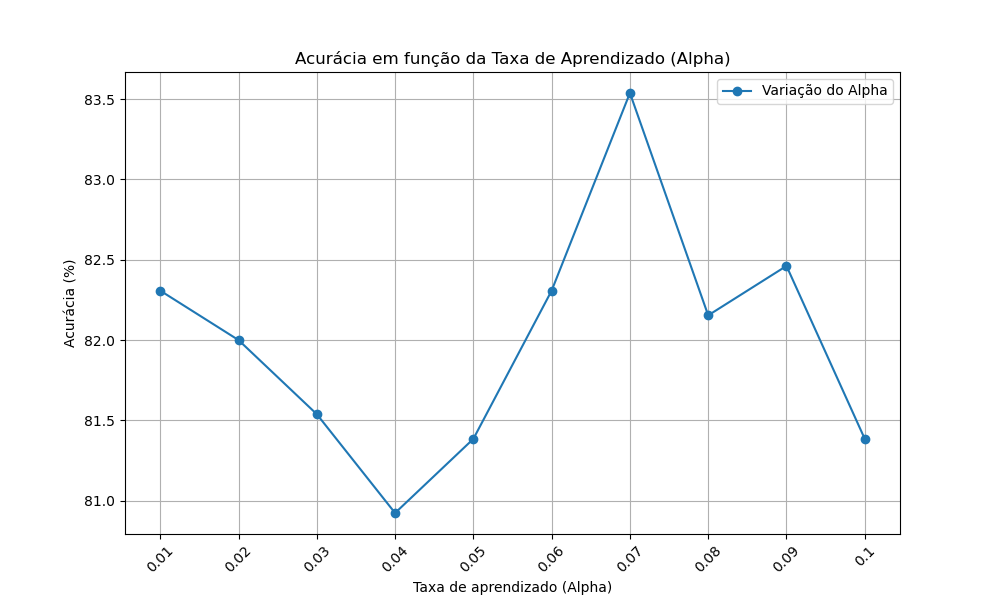

Write the Python code that produced this figure.
import numpy as np
import matplotlib.pyplot as plt

dataAlpha = np.load("Testes/Stats/statsAlpha.npy") * 100
dataCamada = np.load("Testes/Stats/statsCamadas.npy") * 100
dataParada = np.load("Testes/Stats/statsParadas.npy") * 100

plt.figure(figsize=(10, 6))
plt.plot(dataAlpha, label='Variação do Alpha', marker='o')
plt.xlabel('Taxa de aprendizado (Alpha)')
plt.ylabel('Acurácia (%)')
plt.title('Acurácia em função da Taxa de Aprendizado (Alpha)')
xAlfa = range(1, len(dataAlpha)+1)
plt.xticks(range(len(dataAlpha)), 0.01*np.array(xAlfa), rotation=45)
plt.grid()
plt.legend()
plt.savefig("Testes/Stats/plot_alpha.png")
plt.show()
